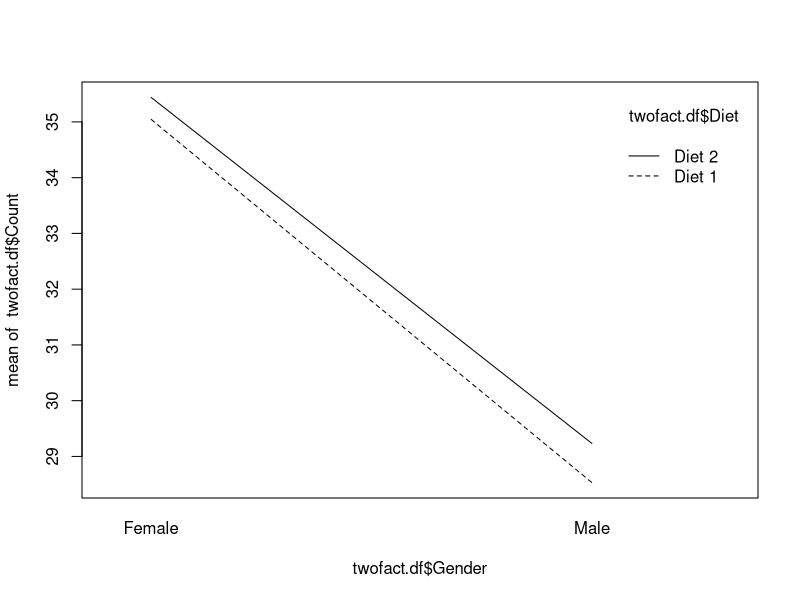
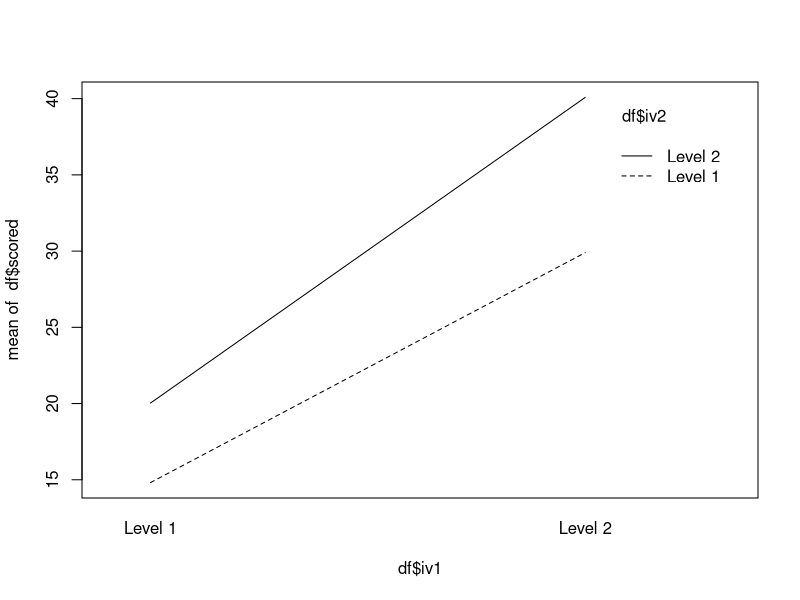
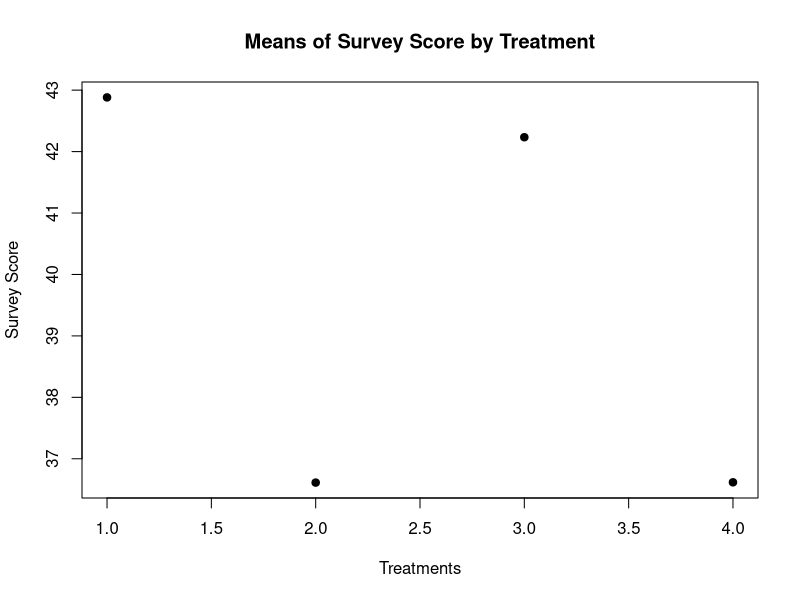

The R script that drew these images, in order:
## ---- chunk 1
onefact <- 
  data.frame(groups = rep(c("Control","Treatment 1", "Treatment 2"), each = 20),
             score = c(rnorm(20,10),rnorm(20,15),rnorm(20,22)))

head(onefact)
## ---- chunk 2
onefact.mod <- aov(score~groups, data=onefact)

summary(onefact.mod)

## ---- chunk 3
twofact.df <- 
   data.frame(Gender=c(rep("Male", 30), rep("Female",30)),
              Diet= c(rep(c("Diet 1", "Diet 2"), 30)),
              Count=c(rnorm(30,28,2),rnorm(30,35,2)))
 twofact.df
## ---- chunk 4
twofact.mod<-aov(Count~Gender*Diet,data = twofact.df)
summary(twofact.mod)
## ---- chunk 5
interaction.plot(twofact.df$Gender,twofact.df$Diet, twofact.df$Count)
## ---- chunk 6
df <- 
  data.frame(iv1 = rep(c("Level 1","Level 2"),each=2,20),
             iv2 = rep(c("Level 1","Level 2"),each=1,40),
             scored = rnorm(80,c(15,20,30,40)))


length(df$iv1)
length(df$iv2)
length(df$scored)
summary(aov(scored~iv1*iv2,data = df))
interaction.plot(df$iv1,df$iv2,df$scored)
## ---- chunk 7
set.seed(1234)

within_anova <- 
  data.frame(subject=rep(1:10,4),
             groups=rep(c("pre","post","post 1", "post 2"),each = 10),
             score=rnorm(40,c(20,30,40,70)))

head(within_anova)
## ---- chunk 8
within_means <- 
  tapply(within_anova$score,within_anova$groups,mean)

within_means
## ---- chunk 9
within_sd <- 
  tapply(within_anova$score,within_anova$groups,sd)

within_sd
## ---- chunk 10
plot(within_means, pch=19,
      xlab = "Treatments",
      ylab = "Survey Score",
      main = "Means of Survey Score by Treatment")
## ---- chunk 11
within_anova.mod <- aov(score~groups+Error(subject),data = within_anova)
summary(within_anova.mod)
